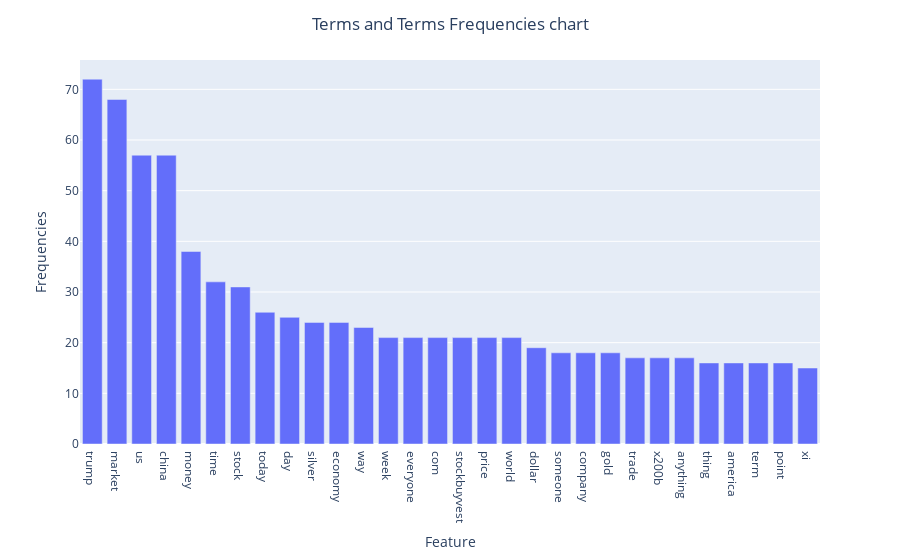

Write notebook code for a chart like this one.
### Markdown cell above
### Exercise 13

### Code cell
feature_name = pd.DataFrame(feature_extract.get_feature_names_out().tolist(), columns=["Feature"])
frequency = pd.DataFrame(term_frequencies.tolist(), columns=['Frequencies'])

plot_data = pd.concat([feature_name, frequency], axis=1)
plot_data = plot_data.sort_values(by='Frequencies', ascending=False)

plot_data
fig = px.bar(plot_data[:30], plot_data[:30].Feature, plot_data[:30].Frequencies)
fig.update_layout(
    title={
        'text': 'Terms and Terms Frequencies chart',
        'x': 0.5,
        'xanchor': 'center'
    }
)
fig.show()

### Figure 1 — Plotly figure (JSON) as saved in the notebook; plotly's stock layout.template omitted (floating-point values rounded to 4 significant figures)
{"data": [{"hovertemplate": "Feature=%{x}<br>Frequencies=%{y}<extra></extra>", "legendgroup": "", "marker": {"color": "#636efa", "pattern": {"shape": ""}}, "name": "", "orientation": "v", "showlegend": false, "textposition": "auto", "type": "bar", "x": ["trump", "market", "us", "china", "money", "time", "stock", "today", "day", "silver", "economy", "way", "week", "everyone", "com", "stockbuyvest", "price", "world", "dollar", "someone", "company", "gold", "trade", "x200b", "anything", "thing", "america", "term", "point", "xi"], "xaxis": "x", "y": [72, 68, 57, 57, 38, 32, 31, 26, 25, 24, 24, 23, 21, 21, 21, 21, 21, 21, 19, 18, 18, 18, 17, 17, 17, 16, 16, 16, 16, 15], "yaxis": "y"}], "layout": {"barmode": "relative", "legend": {"tracegroupgap": 0}, "margin": {"t": 60}, "title": {"text": "Terms and Terms Frequencies chart", "x": 0.5, "xanchor": "center"}, "xaxis": {"anchor": "y", "domain": [0, 1], "title": {"text": "Feature"}}, "yaxis": {"anchor": "x", "domain": [0, 1], "title": {"text": "Frequencies"}}}}
